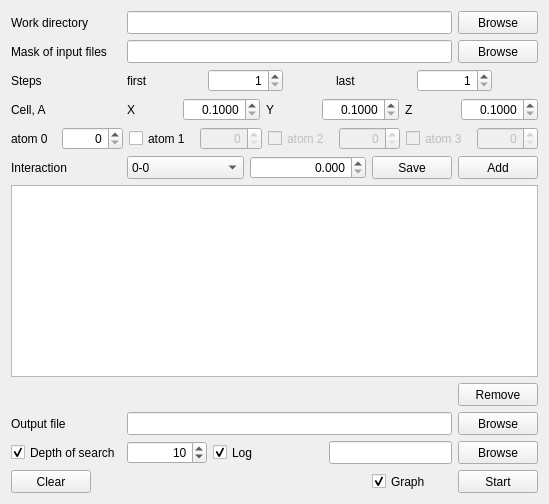
      <widget class="QWidget" name="statgen">
       <attribute name="title">
        <string>Agglomeration</string>
       </attribute>
       <layout class="QVBoxLayout" name="verticalLayout_2">
        <item>
         <layout class="QHBoxLayout" name="statgen_layout_workDir">
          <item>
           <widget class="QLabel" name="statgen_label_workDir">
            <property name="minimumSize">
             <size>
              <width>110</width>
              <height>23</height>
             </size>
            </property>
            <property name="text">
             <string>Work directory</string>
            </property>
           </widget>
          </item>
          <item>
           <widget class="QLineEdit" name="statgen_lineEdit_workDir">
            <property name="minimumSize">
             <size>
              <width>280</width>
              <height>23</height>
             </size>
            </property>
           </widget>
          </item>
          <item>
           <widget class="QPushButton" name="statgen_pushButton_workDir">
            <property name="minimumSize">
             <size>
              <width>80</width>
              <height>23</height>
             </size>
            </property>
            <property name="text">
             <string>Browse</string>
            </property>
            <property name="autoDefault">
             <bool>true</bool>
            </property>
           </widget>
          </item>
         </layout>
        </item>
        <item>
         <layout class="QHBoxLayout" name="statgen_layout_input">
          <item>
           <widget class="QLabel" name="statgen_label_input">
            <property name="minimumSize">
             <size>
              <width>110</width>
              <height>23</height>
             </size>
            </property>
            <property name="text">
             <string>Mask of input files</string>
            </property>
           </widget>
          </item>
          <item>
           <widget class="QLineEdit" name="statgen_lineEdit_input">
            <property name="minimumSize">
             <size>
              <width>280</width>
              <height>23</height>
             </size>
            </property>
           </widget>
          </item>
          <item>
           <widget class="QPushButton" name="statgen_pushButton_input">
            <property name="minimumSize">
             <size>
              <width>80</width>
              <height>23</height>
             </size>
            </property>
            <property name="text">
             <string>Browse</string>
            </property>
            <property name="autoDefault">
             <bool>true</bool>
            </property>
           </widget>
          </item>
         </layout>
        </item>
        <item>
         <layout class="QHBoxLayout" name="statgen_layout_steps">
          <item>
           <widget class="QLabel" name="statgen_label_steps">
            <property name="minimumSize">
             <size>
              <width>110</width>
              <height>23</height>
             </size>
            </property>
            <property name="text">
             <string>Steps</string>
            </property>
           </widget>
          </item>
          <item>
           <widget class="QLabel" name="statgen_label_stepsFirst">
            <property name="minimumSize">
             <size>
              <width>75</width>
              <height>23</height>
             </size>
            </property>
            <property name="text">
             <string>first</string>
            </property>
           </widget>
          </item>
          <item>
           <widget class="QSpinBox" name="statgen_spinBox_stepsFirst">
            <property name="minimumSize">
             <size>
              <width>75</width>
              <height>23</height>
             </size>
            </property>
            <property name="alignment">
             <set>Qt::AlignRight|Qt::AlignTrailing|Qt::AlignVCenter</set>
            </property>
            <property name="minimum">
             <number>1</number>
            </property>
            <property name="maximum">
             <number>999</number>
            </property>
           </widget>
          </item>
          <item>
           <spacer name="horizontalSpacer_4">
            <property name="orientation">
             <enum>Qt::Horizontal</enum>
            </property>
            <property name="sizeHint" stdset="0">
             <size>
              <width>40</width>
              <height>20</height>
             </size>
            </property>
           </spacer>
          </item>
          <item>
           <widget class="QLabel" name="statgen_label_stepsLast">
            <property name="minimumSize">
             <size>
              <width>75</width>
              <height>23</height>
             </size>
            </property>
            <property name="text">
             <string>last</string>
            </property>
           </widget>
          </item>
          <item>
           <widget class="QSpinBox" name="statgen_spinBox_stepsLast">
            <property name="minimumSize">
             <size>
              <width>75</width>
              <height>23</height>
             </size>
            </property>
            <property name="alignment">
             <set>Qt::AlignRight|Qt::AlignTrailing|Qt::AlignVCenter</set>
            </property>
            <property name="minimum">
             <number>1</number>
            </property>
            <property name="maximum">
             <number>999</number>
            </property>
           </widget>
          </item>
          <item>
           <spacer name="horizontalSpacer_6">
            <property name="orientation">
             <enum>Qt::Horizontal</enum>
            </property>
            <property name="sizeHint" stdset="0">
             <size>
              <width>40</width>
              <height>20</height>
             </size>
            </property>
           </spacer>
          </item>
         </layout>
        </item>
        <item>
         <layout class="QHBoxLayout" name="statgen_layout_cell">
          <item>
           <widget class="QLabel" name="statgen_label_cell">
            <property name="minimumSize">
             <size>
              <width>110</width>
              <height>23</height>
             </size>
            </property>
            <property name="text">
             <string>Cell, A</string>
            </property>
           </widget>
          </item>
          <item>
           <widget class="QLabel" name="statgen_label_cellX">
            <property name="minimumSize">
             <size>
              <width>50</width>
              <height>23</height>
             </size>
            </property>
            <property name="text">
             <string>X</string>
            </property>
           </widget>
          </item>
          <item>
           <widget class="QDoubleSpinBox" name="statgen_doubleSpinBox_cellX">
            <property name="sizePolicy">
             <sizepolicy hsizetype="Expanding" vsizetype="Fixed">
              <horstretch>0</horstretch>
              <verstretch>0</verstretch>
             </sizepolicy>
            </property>
            <property name="minimumSize">
             <size>
              <width>55</width>
              <height>23</height>
             </size>
            </property>
            <property name="alignment">
             <set>Qt::AlignRight|Qt::AlignTrailing|Qt::AlignVCenter</set>
            </property>
            <property name="decimals">
             <number>4</number>
            </property>
            <property name="minimum">
             <double>0.100000000000000</double>
            </property>
            <property name="maximum">
             <double>999.990000000000009</double>
            </property>
           </widget>
          </item>
          <item>
           <widget class="QLabel" name="statgen_label_cellY">
            <property name="minimumSize">
             <size>
              <width>50</width>
              <height>23</height>
             </size>
            </property>
            <property name="text">
             <string>Y</string>
            </property>
           </widget>
          </item>
          <item>
           <widget class="QDoubleSpinBox" name="statgen_doubleSpinBox_cellY">
            <property name="sizePolicy">
             <sizepolicy hsizetype="Expanding" vsizetype="Fixed">
              <horstretch>0</horstretch>
              <verstretch>0</verstretch>
             </sizepolicy>
            </property>
            <property name="minimumSize">
             <size>
              <width>55</width>
              <height>23</height>
             </size>
            </property>
            <property name="alignment">
             <set>Qt::AlignRight|Qt::AlignTrailing|Qt::AlignVCenter</set>
            </property>
            <property name="decimals">
             <number>4</number>
            </property>
            <property name="minimum">
             <double>0.100000000000000</double>
            </property>
            <property name="maximum">
             <double>999.990000000000009</double>
            </property>
           </widget>
          </item>
          <item>
           <widget class="QLabel" name="statgen_label_cellZ">
            <property name="minimumSize">
             <size>
              <width>50</width>
              <height>23</height>
             </size>
            </property>
            <property name="text">
             <string>Z</string>
            </property>
           </widget>
          </item>
          <item>
           <widget class="QDoubleSpinBox" name="statgen_doubleSpinBox_cellZ">
            <property name="sizePolicy">
             <sizepolicy hsizetype="Expanding" vsizetype="Fixed">
              <horstretch>0</horstretch>
              <verstretch>0</verstretch>
             </sizepolicy>
            </property>
            <property name="minimumSize">
             <size>
              <width>55</width>
              <height>23</height>
             </size>
            </property>
            <property name="alignment">
             <set>Qt::AlignRight|Qt::AlignTrailing|Qt::AlignVCenter</set>
            </property>
            <property name="decimals">
             <number>4</number>
            </property>
            <property name="minimum">
             <double>0.100000000000000</double>
            </property>
            <property name="maximum">
             <double>999.990000000000009</double>
            </property>
           </widget>
          </item>
         </layout>
        </item>
        <item>
         <layout class="QHBoxLayout" name="statgen_layout_atoms">
          <item>
           <widget class="QLabel" name="statgen_label_atoms0">
            <property name="sizePolicy">
             <sizepolicy hsizetype="Minimum" vsizetype="Fixed">
              <horstretch>0</horstretch>
              <verstretch>0</verstretch>
             </sizepolicy>
            </property>
            <property name="minimumSize">
             <size>
              <width>45</width>
              <height>23</height>
             </size>
            </property>
            <property name="text">
             <string>atom 0</string>
            </property>
           </widget>
          </item>
          <item>
           <widget class="QSpinBox" name="statgen_spinBox_atoms0">
            <property name="sizePolicy">
             <sizepolicy hsizetype="Expanding" vsizetype="Fixed">
              <horstretch>0</horstretch>
              <verstretch>0</verstretch>
             </sizepolicy>
            </property>
            <property name="minimumSize">
             <size>
              <width>50</width>
              <height>23</height>
             </size>
            </property>
            <property name="alignment">
             <set>Qt::AlignRight|Qt::AlignTrailing|Qt::AlignVCenter</set>
            </property>
           </widget>
          </item>
          <item>
           <widget class="QCheckBox" name="statgen_checkBox_atoms1">
            <property name="minimumSize">
             <size>
              <width>65</width>
              <height>23</height>
             </size>
            </property>
            <property name="text">
             <string>atom 1</string>
            </property>
           </widget>
          </item>
          <item>
           <widget class="QSpinBox" name="statgen_spinBox_atoms1">
            <property name="enabled">
             <bool>false</bool>
            </property>
            <property name="sizePolicy">
             <sizepolicy hsizetype="Expanding" vsizetype="Fixed">
              <horstretch>0</horstretch>
              <verstretch>0</verstretch>
             </sizepolicy>
            </property>
            <property name="minimumSize">
             <size>
              <width>50</width>
              <height>23</height>
             </size>
            </property>
            <property name="alignment">
             <set>Qt::AlignRight|Qt::AlignTrailing|Qt::AlignVCenter</set>
            </property>
           </widget>
          </item>
          <item>
           <widget class="QCheckBox" name="statgen_checkBox_atoms2">
            <property name="enabled">
             <bool>false</bool>
            </property>
            <property name="minimumSize">
             <size>
              <width>65</width>
              <height>23</height>
             </size>
            </property>
            <property name="text">
             <string>atom 2</string>
            </property>
           </widget>
          </item>
          <item>
           <widget class="QSpinBox" name="statgen_spinBox_atoms2">
            <property name="enabled">
             <bool>false</bool>
            </property>
            <property name="sizePolicy">
             <sizepolicy hsizetype="Expanding" vsizetype="Fixed">
              <horstretch>0</horstretch>
              <verstretch>0</verstretch>
             </sizepolicy>
            </property>
            <property name="minimumSize">
             <size>
              <width>50</width>
              <height>23</height>
             </size>
            </property>
            <property name="alignment">
             <set>Qt::AlignRight|Qt::AlignTrailing|Qt::AlignVCenter</set>
            </property>
           </widget>
          </item>
          <item>
           <widget class="QCheckBox" name="statgen_checkBox_atoms3">
            <property name="enabled">
             <bool>false</bool>
            </property>
            <property name="minimumSize">
             <size>
              <width>65</width>
              <height>23</height>
             </size>
            </property>
            <property name="text">
             <string>atom 3</string>
            </property>
           </widget>
          </item>
          <item>
           <widget class="QSpinBox" name="statgen_spinBox_atoms3">
            <property name="enabled">
             <bool>false</bool>
            </property>
            <property name="sizePolicy">
             <sizepolicy hsizetype="Expanding" vsizetype="Fixed">
              <horstretch>0</horstretch>
              <verstretch>0</verstretch>
             </sizepolicy>
            </property>
            <property name="minimumSize">
             <size>
              <width>50</width>
              <height>23</height>
             </size>
            </property>
            <property name="alignment">
             <set>Qt::AlignRight|Qt::AlignTrailing|Qt::AlignVCenter</set>
            </property>
           </widget>
          </item>
         </layout>
        </item>
        <item>
         <layout class="QHBoxLayout" name="statgen_layout_int">
          <item>
           <widget class="QLabel" name="statgen_label_int">
            <property name="minimumSize">
             <size>
              <width>110</width>
              <height>23</height>
             </size>
            </property>
            <property name="text">
             <string>Interaction</string>
            </property>
           </widget>
          </item>
          <item>
           <widget class="QComboBox" name="statgen_comboBox_int">
            <property name="sizePolicy">
             <sizepolicy hsizetype="Expanding" vsizetype="Fixed">
              <horstretch>0</horstretch>
              <verstretch>0</verstretch>
             </sizepolicy>
            </property>
            <property name="minimumSize">
             <size>
              <width>90</width>
              <height>23</height>
             </size>
            </property>
            <item>
             <property name="text">
              <string>0-0</string>
             </property>
            </item>
           </widget>
          </item>
          <item>
           <widget class="QDoubleSpinBox" name="statgen_doubleSpinBox_int">
            <property name="sizePolicy">
             <sizepolicy hsizetype="Expanding" vsizetype="Fixed">
              <horstretch>0</horstretch>
              <verstretch>0</verstretch>
             </sizepolicy>
            </property>
            <property name="minimumSize">
             <size>
              <width>90</width>
              <height>23</height>
             </size>
            </property>
            <property name="alignment">
             <set>Qt::AlignRight|Qt::AlignTrailing|Qt::AlignVCenter</set>
            </property>
            <property name="decimals">
             <number>3</number>
            </property>
            <property name="minimum">
             <double>0.000000000000000</double>
            </property>
            <property name="value">
             <double>0.000000000000000</double>
            </property>
           </widget>
          </item>
          <item>
           <widget class="QPushButton" name="stagen_pushButton_intSave">
            <property name="minimumSize">
             <size>
              <width>80</width>
              <height>23</height>
             </size>
            </property>
            <property name="text">
             <string>Save</string>
            </property>
            <property name="autoDefault">
             <bool>true</bool>
            </property>
           </widget>
          </item>
          <item>
           <widget class="QPushButton" name="statgen_pushButton_intAdd">
            <property name="minimumSize">
             <size>
              <width>80</width>
              <height>23</height>
             </size>
            </property>
            <property name="text">
             <string>Add</string>
            </property>
            <property name="autoDefault">
             <bool>true</bool>
            </property>
           </widget>
          </item>
         </layout>
        </item>
        <item>
         <widget class="QListWidget" name="statgen_listWidget_int">
          <property name="minimumSize">
           <size>
            <width>484</width>
            <height>85</height>
           </size>
          </property>
          <property name="editTriggers">
           <set>QAbstractItemView::NoEditTriggers</set>
          </property>
         </widget>
        </item>
        <item>
         <layout class="QHBoxLayout" name="stagen_layout_intRem">
          <item>
           <spacer name="horizontalSpacer_5">
            <property name="orientation">
             <enum>Qt::Horizontal</enum>
            </property>
            <property name="sizeHint" stdset="0">
             <size>
              <width>40</width>
              <height>20</height>
             </size>
            </property>
           </spacer>
          </item>
          <item>
           <widget class="QPushButton" name="stagen_pushButton_intRem">
            <property name="minimumSize">
             <size>
              <width>80</width>
              <height>23</height>
             </size>
            </property>
            <property name="text">
             <string>Remove</string>
            </property>
            <property name="autoDefault">
             <bool>true</bool>
            </property>
           </widget>
          </item>
         </layout>
        </item>
        <item>
         <layout class="QHBoxLayout" name="statgen_layout_output">
          <item>
           <widget class="QLabel" name="statgen_label_output">
            <property name="minimumSize">
             <size>
              <width>110</width>
              <height>23</height>
             </size>
            </property>
            <property name="text">
             <string>Output file</string>
            </property>
           </widget>
          </item>
          <item>
           <widget class="QLineEdit" name="statgen_lineEdit_output">
            <property name="minimumSize">
             <size>
              <width>280</width>
              <height>23</height>
             </size>
            </property>
           </widget>
          </item>
          <item>
           <widget class="QPushButton" name="statgen_pushButton_output">
            <property name="minimumSize">
             <size>
              <width>80</width>
              <height>23</height>
             </size>
            </property>
            <property name="text">
             <string>Browse</string>
            </property>
            <property name="autoDefault">
             <bool>true</bool>
            </property>
           </widget>
          </item>
         </layout>
        </item>
        <item>
         <layout class="QHBoxLayout" name="statgen_layout_opt">
          <item>
           <widget class="QCheckBox" name="statgen_checkBox_depth">
            <property name="minimumSize">
             <size>
              <width>110</width>
              <height>23</height>
             </size>
            </property>
            <property name="text">
             <string>Depth of search</string>
            </property>
            <property name="checked">
             <bool>true</bool>
            </property>
           </widget>
          </item>
          <item>
           <widget class="QSpinBox" name="statgen_spinBox_depth">
            <property name="minimumSize">
             <size>
              <width>80</width>
              <height>23</height>
             </size>
            </property>
            <property name="alignment">
             <set>Qt::AlignRight|Qt::AlignTrailing|Qt::AlignVCenter</set>
            </property>
            <property name="minimum">
             <number>3</number>
            </property>
            <property name="maximum">
             <number>1000</number>
            </property>
            <property name="value">
             <number>10</number>
            </property>
           </widget>
          </item>
          <item>
           <widget class="QCheckBox" name="statgen_checkBox_log">
            <property name="minimumSize">
             <size>
              <width>110</width>
              <height>23</height>
             </size>
            </property>
            <property name="text">
             <string>Log</string>
            </property>
            <property name="checked">
             <bool>true</bool>
            </property>
           </widget>
          </item>
          <item>
           <widget class="QLineEdit" name="statgen_lineEdit_log">
            <property name="minimumSize">
             <size>
              <width>80</width>
              <height>23</height>
             </size>
            </property>
           </widget>
          </item>
          <item>
           <widget class="QPushButton" name="statgen_pushButton_log">
            <property name="minimumSize">
             <size>
              <width>80</width>
              <height>23</height>
             </size>
            </property>
            <property name="text">
             <string>Browse</string>
            </property>
            <property name="autoDefault">
             <bool>true</bool>
            </property>
           </widget>
          </item>
         </layout>
        </item>
        <item>
         <layout class="QHBoxLayout" name="statgen_layout_buttons">
          <item>
           <widget class="QPushButton" name="statgen_pushButton_clear">
            <property name="minimumSize">
             <size>
              <width>80</width>
              <height>23</height>
             </size>
            </property>
            <property name="text">
             <string>Clear</string>
            </property>
            <property name="autoDefault">
             <bool>true</bool>
            </property>
           </widget>
          </item>
          <item>
           <spacer name="horizontalSpacer_3">
            <property name="orientation">
             <enum>Qt::Horizontal</enum>
            </property>
            <property name="sizeHint" stdset="0">
             <size>
              <width>40</width>
              <height>20</height>
             </size>
            </property>
           </spacer>
          </item>
          <item>
           <widget class="QCheckBox" name="statgen_checkBox_graph">
            <property name="minimumSize">
             <size>
              <width>80</width>
              <height>23</height>
             </size>
            </property>
            <property name="text">
             <string>Graph</string>
            </property>
            <property name="checked">
             <bool>true</bool>
            </property>
           </widget>
          </item>
          <item>
           <widget class="QPushButton" name="statgen_pushButton_start">
            <property name="minimumSize">
             <size>
              <width>80</width>
              <height>23</height>
             </size>
            </property>
            <property name="maximumSize">
             <size>
              <width>16777215</width>
              <height>16777215</height>
             </size>
            </property>
            <property name="text">
             <string>Start</string>
            </property>
            <property name="autoDefault">
             <bool>true</bool>
            </property>
           </widget>
          </item>
         </layout>
        </item>
       </layout>
      </widget>
